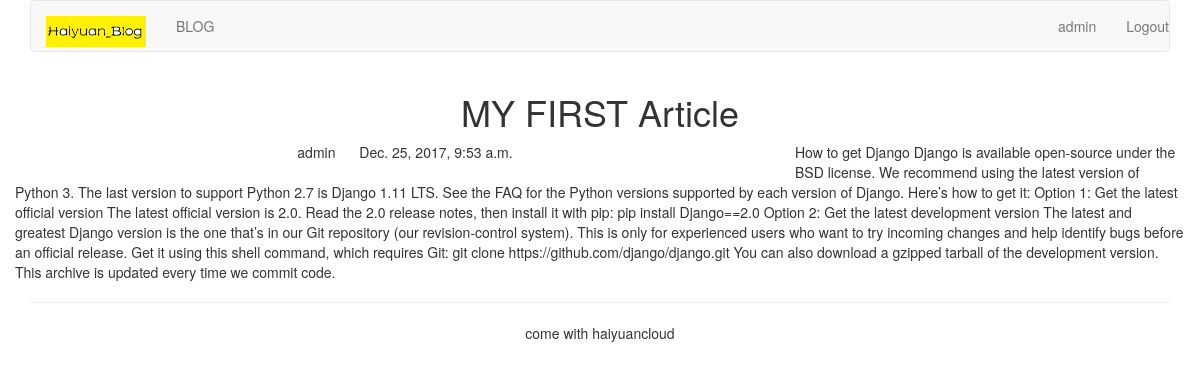
Screenshot of /blog_app/1/ (signed in) with the database file from the repository.
### blog_app/models.py (models this page shows, shortened)
class BlogArticles(models.Model):
    title = models.CharField(max_length=300)
    author = models.ForeignKey(User, related_name='blog_posts')
    body = models.TextField()
    publish = models.DateTimeField(default=timezone.now)
    class Mata:
        ordering = ("-publish", )

### blog_app/views.py (the view)
# urls.py: url(r'(?P<article_id>\d)/$', views.blog_app_article, name='blog_app_detail')
def blog_app_article(request, article_id):
    article = get_object_or_404(BlogArticles, id=article_id)
    pub = article.publish
    return render(request, 'blog_app/content.html', {'article' : article, 'publish' : pub})

### templates/blog_app/content.html (shortened to what this page needs)
{% extends "base.html" %}
{% block content %}
<div class="row text-center vertical-middle-sm">
    <h1>{{ article.title }}</h1>
</div>
<div class="row">
    <div class="col-xs-12 col-md-8">
        <p class="text-center">
            <span>{{ article.author.username }}</span>
            <span style="margin-left:20px">{{ publish }}</span>
        </p>
    </div>
    <div>{{ article.body }}</div>
</div>
{% endblock %}

### templates/header.html
{% load staticfiles %}
<div class="container">
    <nav class="navbar navbar-default" role="navigation" hight="500px">
        <div class="navbar-header">
            <a class="navbar-brand" href="#">
                <img src="{% static '/images/logo_header.png' %}" width="100px">
            </a>
        </div>
        <div>
            <ul class="nav navbar-nav" role="navigation">
                <li><a href="{% url 'blog_app:blog_app_title' %}">BLOG</a></li>
            </ul>
            <ul class="nav navbar-nav navbar-right">
                {% if user.is_authenticated %}
                <li><a href="#">{{ user.username }}</a>
                <li><a href="{% url 'account:user_logout' %}">Logout</a>
                {% else %}
                <li><a href="{% url 'account:user_login' %}">LOGIN</a></li>
                {% endif %}
            </ul>
        </div>
    </nav>
</div>

### rows the page displays
BlogArticles: title "MY FIRST Article", author.username "admin", publish "Dec. 25, 2017, 9:53 a.m.", body "How to get Django Django is available open-source under the BSD license. We recommend using the latest version of Python 3. The last version to support Python 2.7 is Django 1.11 LTS. See the FAQ for the Python versions supported by each version of Django. Here’s how to get it: Option 1: Get the latest official version The latest official version is 2.0. Read the 2.0 release notes, then install it with pip: pip install Django==2.0 Option 2: Get the latest development version The latest and greatest Django version is the one that’s in our Git repository (our revision-control system). This is only for experienced users who want to try incoming changes and help identify bugs before an official…"

### other values shown
{{ user.username }} "admin"
